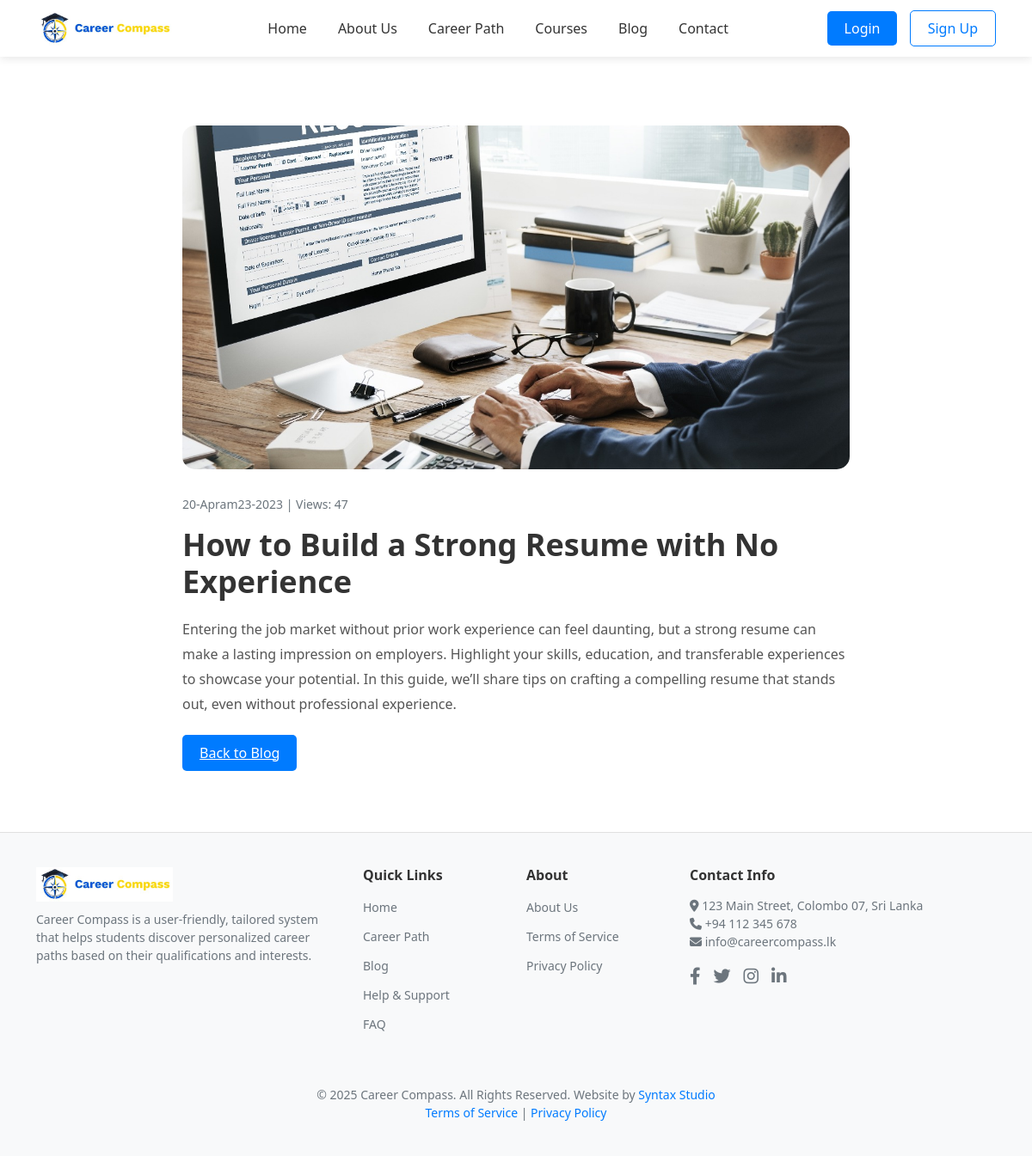
The app's page /blog_details.php?blog_id=2 with its own data.
### tables this page shows
CREATE TABLE `blog` (
  `id` int(11) NOT NULL,
  `title` varchar(255) NOT NULL,
  `content` text NOT NULL,
  `image` varchar(255) NOT NULL,
  `created_at` datetime NOT NULL DEFAULT current_timestamp(),
  `views` int(11) DEFAULT 0,
  `is_popular` tinyint(1) DEFAULT 0
);

### blog_details.php (the view, shortened to what this page needs)
<?php
$conn = new mysqli("localhost", "root", "", "career_compass");
$blog_id = isset($_GET['blog_id']) ? intval($_GET['blog_id']) : 0;
$blog = null;
if ($blog_id > 0) {
    $conn->query("UPDATE blog SET views = views + 1 WHERE id = $blog_id");
    $query = "SELECT * FROM blog WHERE id = ?";
    $stmt = $conn->prepare($query);
    $stmt->bind_param("i", $blog_id);
    $stmt->execute();
    $result = $stmt->get_result();
    $blog = $result->fetch_assoc();
}
?>
<!DOCTYPE html>
<html lang="en">
<head>
    <link href="https://cdn.jsdelivr.net/npm/bootstrap@5.3.0/dist/css/bootstrap.min.css" rel="stylesheet">
    <link rel="stylesheet" href="https://cdnjs.cloudflare.com/ajax/libs/font-awesome/6.4.0/css/all.min.css">
</head>
<body>
    <?php include 'includes/navigation.php'; ?>
    <section class="blog-details-section">
        <div class="container">
            <?php if ($blog) { ?>
                <img src="images/<?php echo htmlspecialchars($blog['image']); ?>" class="blog-image"
                    alt="<?php echo htmlspecialchars($blog['title']); ?>">
                <div class="blog-meta">
                    <span><?php echo date('d-May-Y', strtotime($blog['created_at'])); ?></span> |
                    <span>Views: <?php echo htmlspecialchars($blog['views']); ?></span>
                </div>
                <h1 class="blog-title"><?php echo htmlspecialchars($blog['title']); ?></h1>
                <div class="blog-content">
                    <?php echo nl2br(htmlspecialchars($blog['content'])); ?>
                </div>
                <a href="blog.php" class="back-btn">Back to Blog</a>
            <?php } else { ?>
                <p>Blog post not found. <a href="blog.php">Go back to Blog</a></p>
            <?php } ?>
        </div>
    </section>
    <?php include 'includes/footer.php'; ?>
</body>
</html>

### blog_details.php (style rules this page uses)
body { font-family: 'Segoe UI', Tahoma, Geneva, Verdana, sans-serif; background: #f4f7fc; }
.blog-details-section { padding: 80px 0; background: white; }
.blog-details-section .container { max-width: 800px; }
.blog-details-section .blog-image { width: 100%; height: 400px; object-fit: cover; border-radius: 15px; margin-bottom: 30px; }
.blog-details-section .blog-meta { font-size: 14px; color: #6c757d; margin-bottom: 15px; }
.blog-details-section .blog-title { font-size: 36px; font-weight: 700; color: #333; margin-bottom: 20px; }
.blog-details-section .blog-content { font-size: 16px; color: #555; line-height: 1.8; margin-bottom: 30px; }
.blog-details-section .back-btn { background: #007BFF; color: white; border: none; border-radius: 5px; padding: 10px 20px; font-weight: 500; transition: background 0.3s; }

### records on screen
blog: image (picture), created_at "20-Apram23-2023", views "47", title "How to Build a Strong Resume with No Experience", content "Entering the job market without prior work experience can feel daunting, but a strong resume can make a lasting impression on employers. Highlight your skills, education, and transferable experiences to showcase your potential. In this guide, we’ll share tips on crafting a compelling resume that stands out, even without professional experience."
